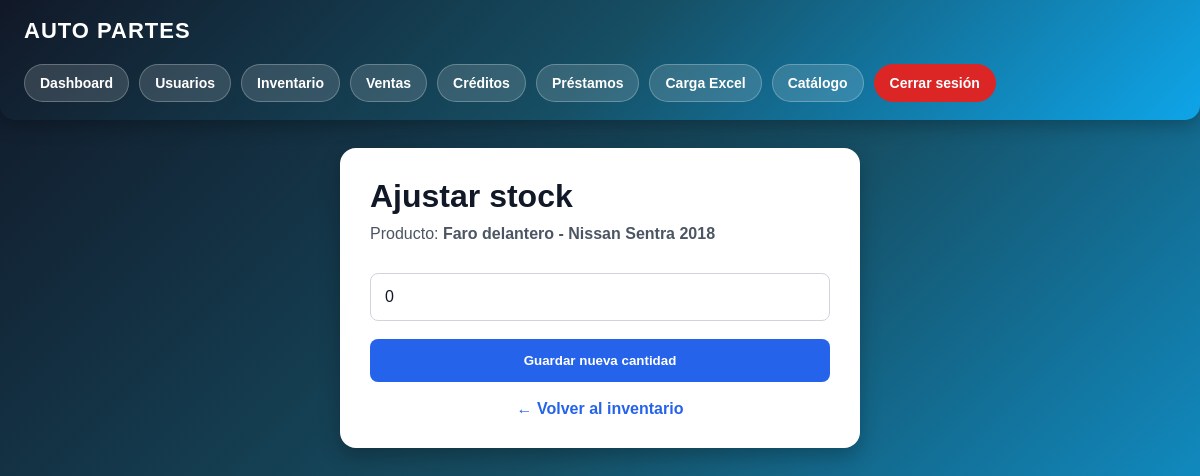
The page /stock/1 (signed in) on the database as committed earlier.
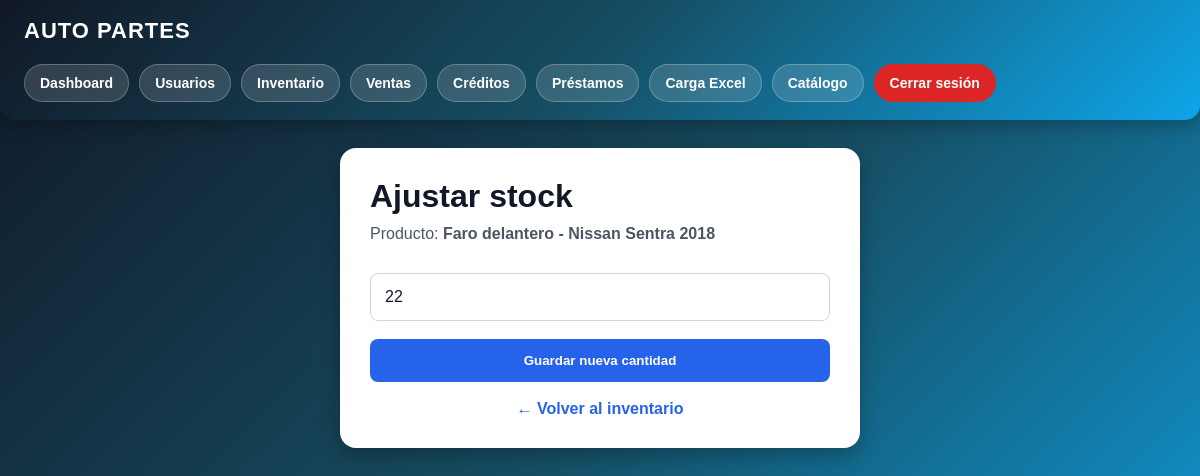
The same page on the database as committed later.
### app.py (models this page shows)
class Producto(db.Model):
    id = db.Column(db.Integer, primary_key=True)
    marca = db.Column(db.String(100))
    modelo = db.Column(db.String(100))
    anio = db.Column(db.Integer)
    autoparte = db.Column(db.String(150))
    observaciones = db.Column(db.Text)
    transmision = db.Column(db.String(100))
    motor = db.Column(db.String(100))
    propiedad = db.Column(db.String(100))
    tipo = db.Column(db.String(100))
    lado = db.Column(db.String(50))
    origen = db.Column(db.String(100))
    costo_venta = db.Column(db.Float)
    stock = db.Column(db.Integer, default=1)
    foto = db.Column(db.String(300))
    link_ml = db.Column(db.String(500))
    estado = db.Column(db.String(50), default="disponible")
    vendido_a = db.Column(db.String(150))
    metodo_pago = db.Column(db.String(100))
    factura = db.Column(db.String(100))
    comentarios_venta = db.Column(db.Text)
    fecha_salida = db.Column(db.String(100))
    fecha_prestamo = db.Column(db.String(100))

### app.py (the view, shortened to what this page needs)
@app.route("/stock/<int:id>", methods=["GET", "POST"])
def ajustar_stock(id):
    if not session.get("rol") in ["admin", "vendedor"]:
        return redirect("/login")
    producto = Producto.query.get_or_404(id)
    return render_template(
        "stock.html",
        producto=producto
    )

### templates/stock.html (shortened to what this page needs)
{% extends "layout.html" %}
{% block contenido %}
<div class="stock-card">
    <h1>Ajustar stock</h1>
    <p>
        Producto:
        <strong>
            {{ producto.autoparte }} - {{ producto.marca }} {{ producto.modelo }} {{ producto.anio }}
        </strong>
    </p>
    <form method="POST">
        <input
            type="number"
            name="stock"
            min="0"
            value="{{ producto.stock }}"
            placeholder="Nueva cantidad"
            required
        >
        <button type="submit" class="btn-stock-save">
            Guardar nueva cantidad
        </button>
    </form>
    <a href="/inventario" class="volver">← Volver al inventario</a>
</div>
{% endblock %}

Rows that differ between the two databases and show on the page:
changed Producto "Faro delantero": stock "0" → "22"
